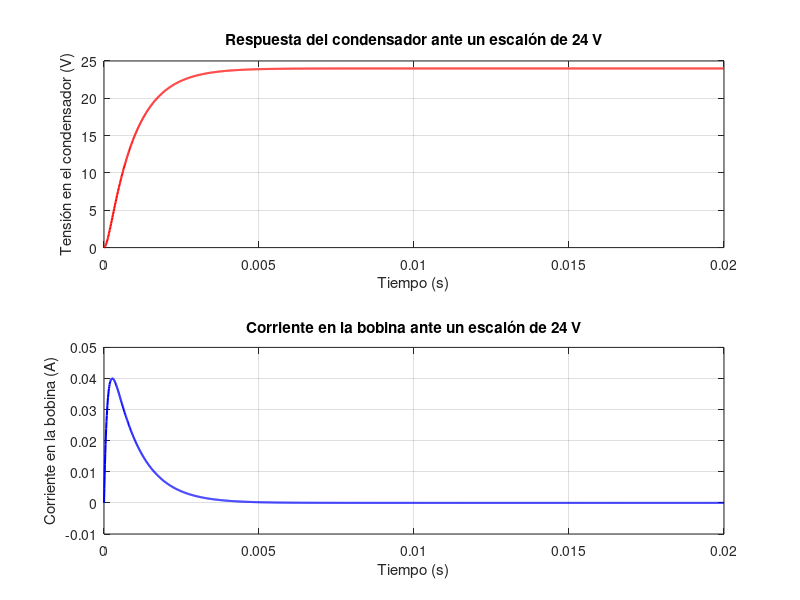
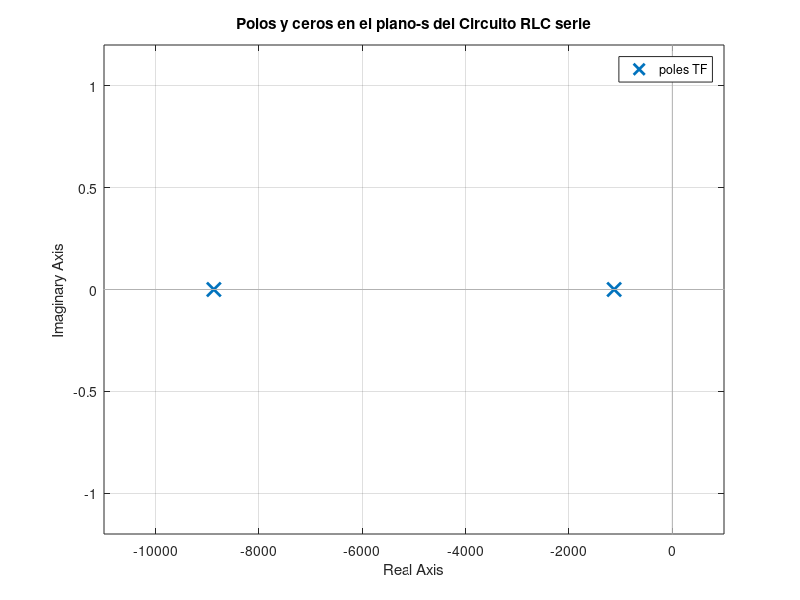
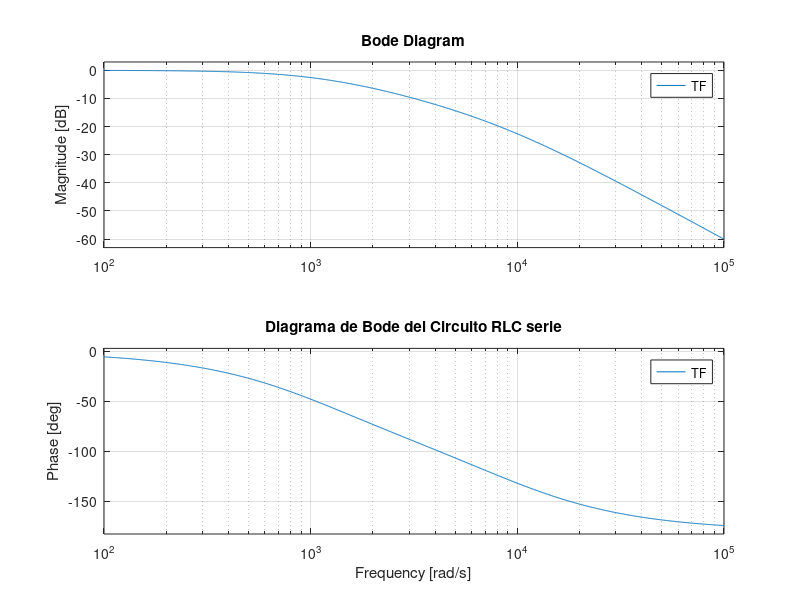

These figures' MATLAB source, in order:
%% Listado de problemas transitorios
% Grupo 3: Nadia Rotbi Prado, Pablo Segura Fernandez y Encarnación
% Cervantes Requena
% Itinerario de Eléctrica
clc, clear, close all
%% Parámetros del circuito
R = 500;          % Ohmios
L = 50e-3;        % Henrios
C = 2e-6;         % Faradios
V_in = 24;        % Voltaje escalón

%% Tiempo de simulación
t = 0:1e-5:0.02;  % 0 a 20 ms

%% Ecuaciones de estado
% x1 = corriente i(t)
% x2 = tensión en el condensador vC(t)
% dx1/dt = (V_in - R*x1 - x2)/L
% dx2/dt = x1/C
dxdt = @(t,x) [(V_in - R*x(1) - x(2))/L; x(1)/C];

%% Condiciones iniciales: i(0)=0, vC(0)=0
x0 = [0;0];

%% Resolver ODE
[t_sol, x] = ode45(dxdt, t, x0);

i = x(:,1);     % Corriente en la bobina
vC = x(:,2);    % Tensión en el condensador

%% Graficar resultados
figure;
subplot(2,1,1)
plot(t_sol, vC, 'r','LineWidth',1.5)
grid on
xlabel('Tiempo (s)')
ylabel('Tensión en el condensador (V)')
title('Respuesta del condensador ante un escalón de 24 V')

subplot(2,1,2)
plot(t_sol, i, 'b','LineWidth',1.5)
grid on
xlabel('Tiempo (s)')
ylabel('Corriente en la bobina (A)')
title('Corriente en la bobina ante un escalón de 24 V')

%% Representación en el plano S
% Se define la función de transferencia del sistema
num = 1;
den = [L*C, R*C, 1];
TF = tf(num, den);

% Se obtienen polos y ceros y se muestran por pantalla
[p, z] = pzmap(TF);

disp('Polos del circuito:');
disp(p);
disp('Ceros del circuito:');
disp(z);
% NOTA: Si no hay ceros, no aparecerá ningún valor por pantalla

% Se representan en el plano S
figure;
pzmap(TF);
grid on;
title('Polos y ceros en el plano-s del Circuito RLC serie');

%% Diagrama de Bode
figure;
bode(TF);
grid on;
title('Diagrama de Bode del Circuito RLC serie');
